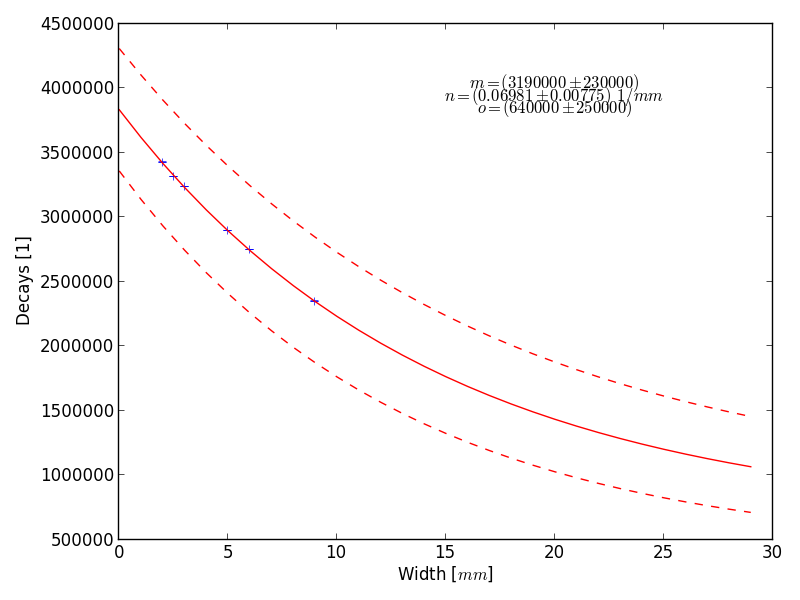

Here is the Python script that generated this plot:
#!/usr/local/bin/python
# -*- coding: utf-8 -*-

import numpy as np
import matplotlib.pyplot as plt
import csv
from scipy.optimize import curve_fit

def gaus(x,a,x0,sigma):
    return a*np.exp(-(x-x0)**2/(2*sigma**2))

def lin(x, m, n, o):
    return m*np.exp(-n*x) + o

x = []
y = []
x_err = []
with open('Pb.csv', 'rb') as f:
    reader = csv.reader(f)
    for row in reader:
        print row
        s = str(row[0]).strip()
        t = str(row[1]).strip()
        # u = str(row[2]).strip()
        try:
            y.append(float(s))
            x.append(float(t))
            # x_err.append(float(u))
        except:
            print row

x = np.asarray(x)
y = np.asarray(y)
# x_err = np.asarray(x_err)

popt,pcov = curve_fit(lin,x,y,p0=[3000000, 0.003, 100000])

print pcov

x_ = range(0,30)
x_ = np.asarray(x_)

d_m = np.sqrt(pcov[0,0])
d_n = np.sqrt(pcov[1,1])
d_o = np.sqrt(pcov[2,2])

text = '$m = (' + str(int(round(popt[0], -4))) + '\pm' +  str(int(round(np.sqrt(pcov[0,0]), -4))) + ')$'
text2 = '$n = (' + str(round(popt[1], 5)) + '\pm' +  str(round(np.sqrt(pcov[1,1]), 5)) + ')\, 1/mm$'
text3 = '$o = (' + str(int(round(popt[2], -4))) + '\pm' +  str(int(round(np.sqrt(pcov[2,2]), -4))) + ')$'

plt.text(20, 4000000, text, horizontalalignment='center')#, verticalalignment='bottom' , rotation='vertical')
plt.text(20, 3900000, text2, horizontalalignment='center')#, verticalalignment='bottom' , rotation='vertical')
plt.text(20, 3800000, text3, horizontalalignment='center')#, verticalalignment='bottom' , rotation='vertical')


print popt

print d_o

plt.errorbar(x, y, yerr=np.sqrt(y), fmt='+')

plt.plot(x_,lin(x_, popt[0], popt[1], popt[2]),'r',label='fit')
plt.plot(x_,lin(x_, popt[0] - d_m, popt[1] + d_n, popt[2] - d_o),'r--')
plt.plot(x_,lin(x_, popt[0] + d_m, popt[1] - d_n, popt[2] + d_o),'r--')

plt.xlabel('Width [$mm$]')
plt.ylabel('Decays [1]')
# plt.ylim([0,2000])
plt.tight_layout()
plt.show()
